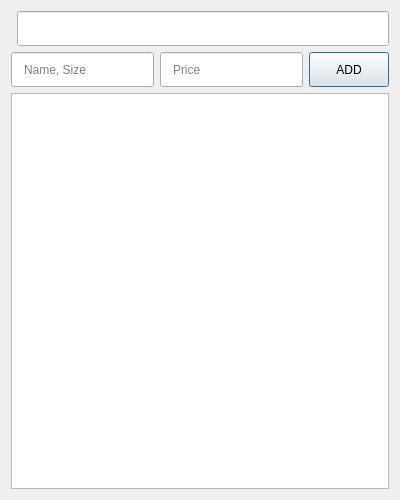
<?xml version="1.0" encoding="UTF-8"?>
<ui version="4.0">
 <class>varition_dialog</class>
 <widget class="QDialog" name="varition_dialog">
  <property name="geometry">
   <rect>
    <x>0</x>
    <y>0</y>
    <width>400</width>
    <height>500</height>
   </rect>
  </property>
  <property name="sizePolicy">
   <sizepolicy hsizetype="Fixed" vsizetype="Fixed">
    <horstretch>30</horstretch>
    <verstretch>0</verstretch>
   </sizepolicy>
  </property>
  <property name="minimumSize">
   <size>
    <width>400</width>
    <height>500</height>
   </size>
  </property>
  <property name="maximumSize">
   <size>
    <width>400</width>
    <height>500</height>
   </size>
  </property>
  <property name="windowTitle">
   <string>Variation</string>
  </property>
  <layout class="QHBoxLayout" name="horizontalLayout_3">
   <item>
    <layout class="QVBoxLayout" name="verticalLayout">
     <item>
      <layout class="QHBoxLayout" name="horizontalLayout" stretch="1,9">
       <item>
        <widget class="QLineEdit" name="variation_item_id">
         <property name="minimumSize">
          <size>
           <width>0</width>
           <height>0</height>
          </size>
         </property>
         <property name="maximumSize">
          <size>
           <width>0</width>
           <height>0</height>
          </size>
         </property>
         <property name="styleSheet">
          <string notr="true">QLineEdit{
	padding-left: 10px;
	box-shadow: 0;
}</string>
         </property>
         <property name="readOnly">
          <bool>true</bool>
         </property>
        </widget>
       </item>
       <item>
        <widget class="QLineEdit" name="variation_item_name">
         <property name="minimumSize">
          <size>
           <width>0</width>
           <height>35</height>
          </size>
         </property>
         <property name="styleSheet">
          <string notr="true">QLineEdit{
	padding-left: 10px;
	box-shadow: 0;
}</string>
         </property>
         <property name="readOnly">
          <bool>true</bool>
         </property>
        </widget>
       </item>
      </layout>
     </item>
     <item>
      <layout class="QHBoxLayout" name="horizontalLayout_2">
       <item>
        <widget class="QLineEdit" name="variation_name_input">
         <property name="minimumSize">
          <size>
           <width>0</width>
           <height>35</height>
          </size>
         </property>
         <property name="styleSheet">
          <string notr="true">QLineEdit{
	padding-left: 10px;
	box-shadow: 0;
}</string>
         </property>
         <property name="placeholderText">
          <string>Name, Size</string>
         </property>
        </widget>
       </item>
       <item>
        <widget class="QLineEdit" name="variation_price_input">
         <property name="minimumSize">
          <size>
           <width>0</width>
           <height>35</height>
          </size>
         </property>
         <property name="styleSheet">
          <string notr="true">QLineEdit{
	padding-left: 10px;
	box-shadow: none;
}</string>
         </property>
         <property name="inputMethodHints">
          <set>Qt::ImhDigitsOnly|Qt::ImhFormattedNumbersOnly|Qt::ImhPreferNumbers</set>
         </property>
         <property name="placeholderText">
          <string>Price</string>
         </property>
        </widget>
       </item>
       <item>
        <widget class="QPushButton" name="variation_add_btn">
         <property name="minimumSize">
          <size>
           <width>0</width>
           <height>35</height>
          </size>
         </property>
         <property name="text">
          <string>ADD</string>
         </property>
        </widget>
       </item>
      </layout>
     </item>
     <item>
      <widget class="QTableWidget" name="variation_table_widget">
       <attribute name="horizontalHeaderCascadingSectionResizes">
        <bool>true</bool>
       </attribute>
       <attribute name="horizontalHeaderMinimumSectionSize">
        <number>10</number>
       </attribute>
       <attribute name="horizontalHeaderHighlightSections">
        <bool>false</bool>
       </attribute>
       <attribute name="horizontalHeaderShowSortIndicator" stdset="0">
        <bool>false</bool>
       </attribute>
       <attribute name="horizontalHeaderStretchLastSection">
        <bool>true</bool>
       </attribute>
       <attribute name="verticalHeaderMinimumSectionSize">
        <number>10</number>
       </attribute>
       <attribute name="verticalHeaderDefaultSectionSize">
        <number>10</number>
       </attribute>
       <attribute name="verticalHeaderHighlightSections">
        <bool>false</bool>
       </attribute>
       <attribute name="verticalHeaderShowSortIndicator" stdset="0">
        <bool>false</bool>
       </attribute>
       <attribute name="verticalHeaderStretchLastSection">
        <bool>false</bool>
       </attribute>
      </widget>
     </item>
    </layout>
   </item>
  </layout>
 </widget>
 <resources/>
 <connections/>
</ui>
